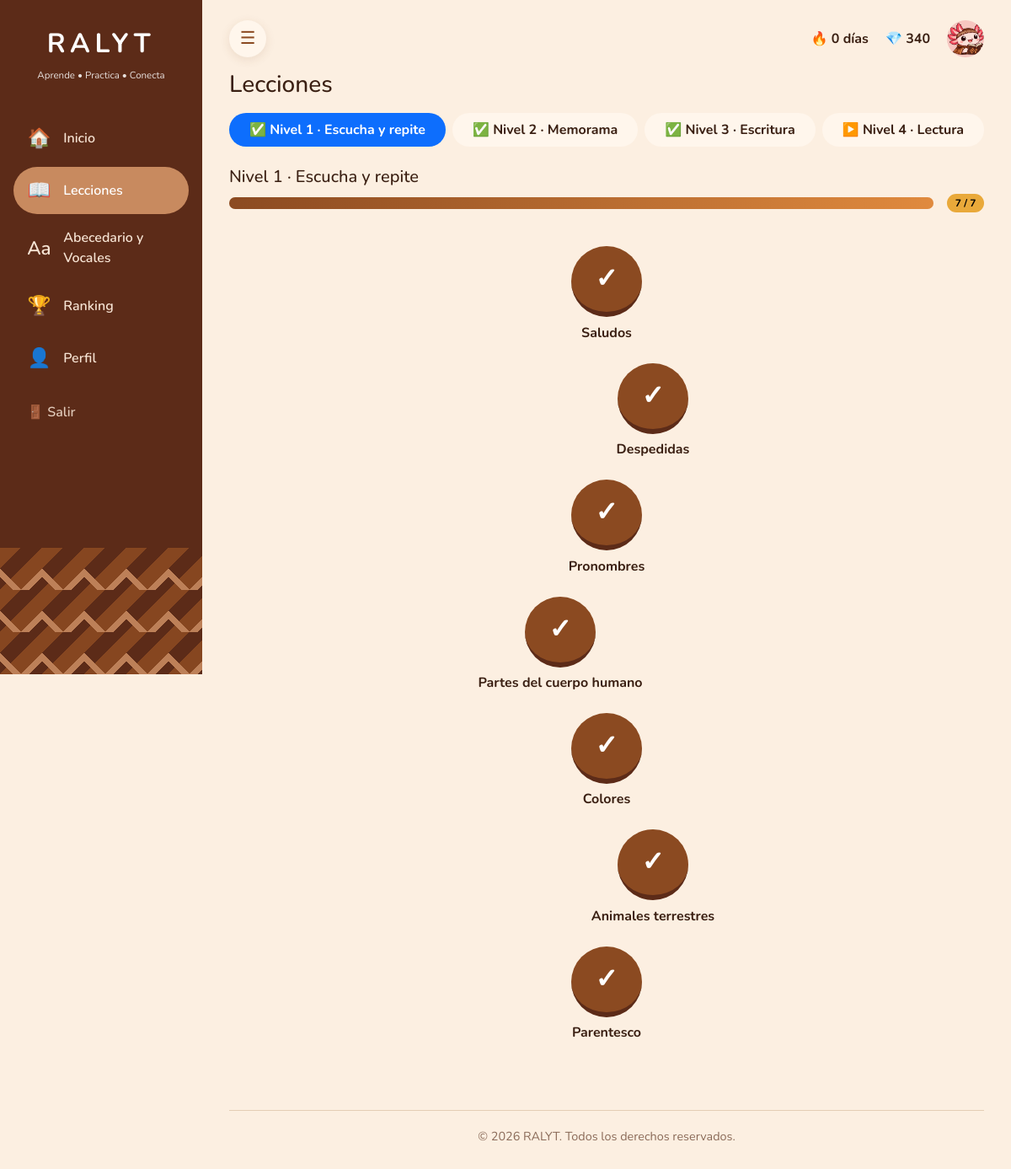
Page /index.php?ruta=lecciones&nivel=1 (signed in) on the earlier database version.
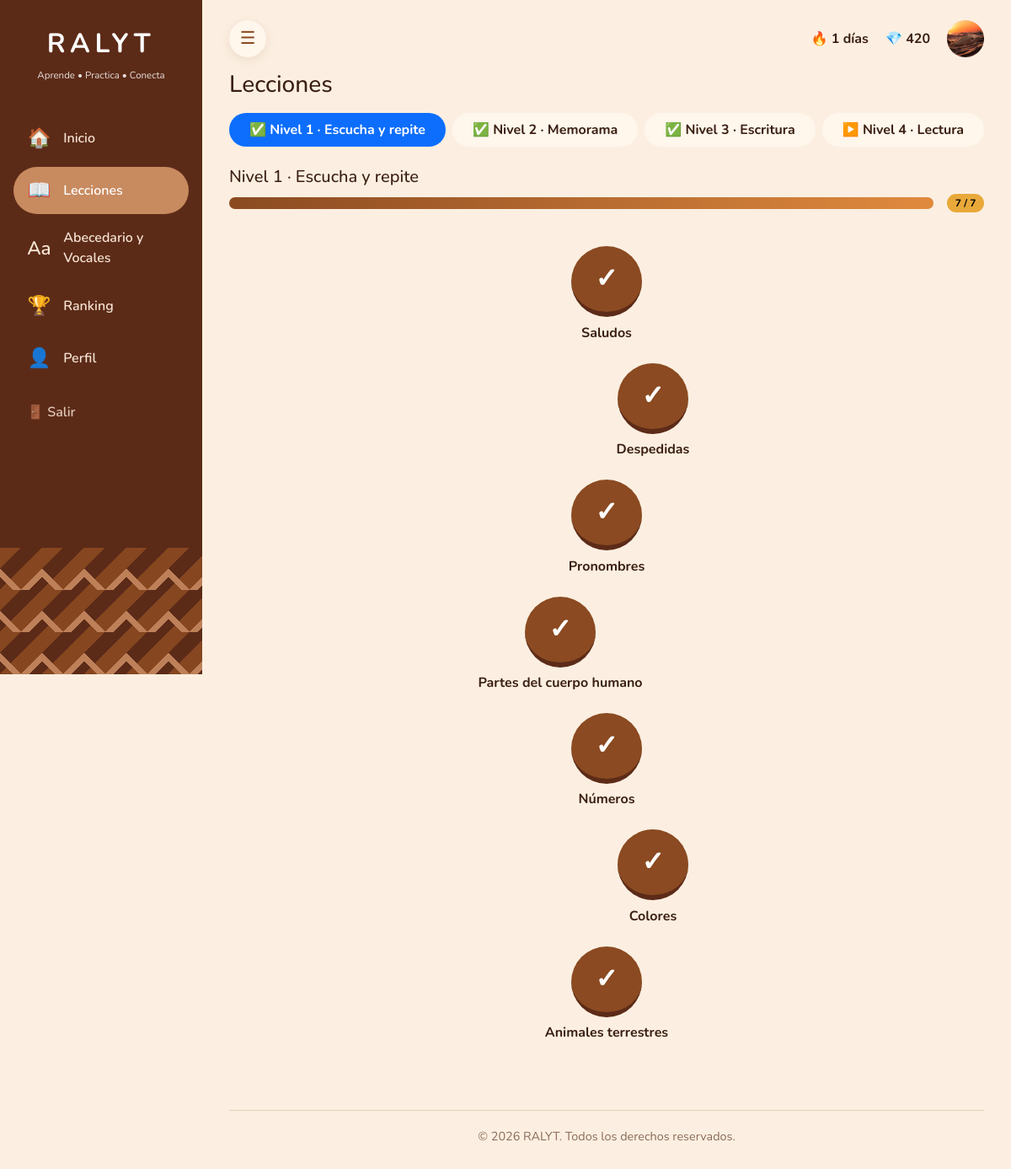
Same page on the later database version.
### tables this page shows
CREATE TABLE `usuarios`  (
  `id` int(10) UNSIGNED NOT NULL AUTO_INCREMENT,
  `nombre` varchar(100) NOT NULL,
  `usuario` varchar(30) NOT NULL,
  `correo` varchar(120) NOT NULL,
  `password_hash` varchar(255) NOT NULL,
  `avatar` varchar(255) NULL DEFAULT NULL,
  `puntos` int(10) UNSIGNED NOT NULL DEFAULT 0,
  `racha` int(10) UNSIGNED NOT NULL DEFAULT 0,
  `ultima_actividad` date NULL DEFAULT NULL,
  `creado_en` timestamp NOT NULL DEFAULT current_timestamp(),
  PRIMARY KEY (`id`) USING BTREE,
  UNIQUE INDEX `uq_usuario`(`usuario`) USING BTREE,
  UNIQUE INDEX `uq_correo`(`correo`) USING BTREE
);

CREATE TABLE `niveles`  (
  `id` tinyint(3) UNSIGNED NOT NULL,
  `nombre` varchar(60) NOT NULL,
  `tipo` enum('escucha','memorama','escritura','lectura') NOT NULL,
  `descripcion` varchar(255) NULL DEFAULT NULL,
  PRIMARY KEY (`id`) USING BTREE
);

CREATE TABLE `lecciones`  (
  `id` int(10) UNSIGNED NOT NULL AUTO_INCREMENT,
  `nivel_id` tinyint(3) UNSIGNED NOT NULL,
  `categoria_id` int(10) UNSIGNED NOT NULL,
  `titulo` varchar(100) NOT NULL,
  `orden` smallint(6) NOT NULL DEFAULT 0,
  PRIMARY KEY (`id`) USING BTREE,
  UNIQUE INDEX `uq_leccion`(`nivel_id`, `categoria_id`) USING BTREE,
  INDEX `fk_lec_cat`(`categoria_id`) USING BTREE,
  CONSTRAINT `fk_lec_cat` FOREIGN KEY (`categoria_id`) REFERENCES `categorias` (`id`) ON DELETE CASCADE ON UPDATE RESTRICT,
  CONSTRAINT `fk_lec_nivel` FOREIGN KEY (`nivel_id`) REFERENCES `niveles` (`id`) ON DELETE CASCADE ON UPDATE RESTRICT
);

### controllers/LeccionesController.php (called while the page is built, shortened)
<?php
class LeccionesController extends Controlador
{
    public function mapa(): void {
        $usuario = $this->usuario();
        $uid     = (int)$usuario['id'];
        $niveles = Nivel::estados($uid);
        $nivel = (int)($_GET['nivel'] ?? 0);
        $aviso = $_SESSION['aviso'] ?? '';
        $nv = $niveles[$nivel];
        if ($nivel < 4) {
            $nodos = array_map(fn($f) => ['href' => url('actividad', ['leccion' => $f['id']]), 'titulo' => $f['titulo'], 'hecha' => (bool)$f['hecha']], Leccion::delNivel($nivel, $uid));
        } else {
            $nodos = array_map(fn($f) => ['href' => url('actividad', ['cuento' => $f['id']]), 'titulo' => $f['titulo'], 'hecha' => (bool)$f['hecha']], Cuento::todos($uid));
        }
        $this->vista('lecciones', [
            'titulo' => 'Lecciones', 'activa' => 'lecciones', 'usuario' => $usuario,
            'niveles' => $niveles, 'nivel' => $nivel, 'nv' => $nv, 'nodos' => $nodos, 'aviso' => $aviso,
            'pct' => $nv['total'] ? (int)round($nv['hechas'] * 100 / $nv['total']) : 0, 'iconos' => self::ICONOS,
        ]);
    }
}

### index.php (called while the page is built, shortened)
<?php
require __DIR__ . '/resources/class/funciones.php';
spl_autoload_register(function (string $clase) {
    foreach (['controllers', 'models', 'resources/class'] as $carpeta) {
        $archivo = __DIR__ . "/$carpeta/$clase.php";
        if (is_file($archivo)) { require $archivo; return; }
    }
});
$rutas = [
    'portada'    => ['InicioController',   'portada'],
    'login'      => ['AuthController',     'login'],
    'registro'   => ['AuthController',     'registro'],
    'logout'     => ['AuthController',     'logout'],
    'inicio'     => ['InicioController',   'index'],
    'lecciones'  => ['LeccionesController', 'mapa'],
    'actividad'  => ['LeccionesController', 'actividad'],
    'completar'  => ['LeccionesController', 'completar'],
    'resultados' => ['LeccionesController', 'resultados'],
    'ranking'    => ['RankingController',  'index'],
    'abecedario' => ['AbecedarioController', 'index'],
    'perfil'     => ['PerfilController',   'index'],
];
$ruta = $_GET['ruta'] ?? (!empty($_SESSION['uid']) ? 'inicio' : 'portada');
[$controlador, $metodo] = $rutas[$ruta];
(new $controlador())->$metodo();

### resources/class/funciones.php (called while the page is built, shortened)
<?php
function h($v): string { return htmlspecialchars((string)$v, ENT_QUOTES, 'UTF-8'); }
function url(string $ruta = '', array $params = []): string {
    $q = $ruta !== '' ? ['ruta' => $ruta] + $params : $params;
    return 'index.php' . ($q ? '?' . http_build_query($q) : '');
}
function u(string $ruta = '', array $params = []): string { return h(url($ruta, $params)); }

### resources/class/Conexion.php (called while the page is built, shortened)
<?php
class Conexion
{
    private static ?PDO $pdo = null;
    public static function get(): PDO
    {
        if (self::$pdo === null) {
            try {
                self::$pdo = new PDO('mysql:host=' . self::HOST . ';dbname=' . self::BD . ';charset=utf8mb4', self::USER, self::PASS, [
                    PDO::ATTR_ERRMODE            => PDO::ERRMODE_EXCEPTION,
                    PDO::ATTR_DEFAULT_FETCH_MODE => PDO::FETCH_ASSOC,
                    PDO::ATTR_EMULATE_PREPARES   => false,
                ]);
            } catch (PDOException $e) {
                http_response_code(500);
                exit('No se pudo conectar a la base de datos "ralyt". Revisa resources/class/Conexion.php y que hayas importado ralyt.sql y ralyt_ajustes.sql.');
            }
        }
        return self::$pdo;
    }
}

### models/Usuario.php (called while the page is built, shortened)
<?php
class Usuario
{
    public static function porId(int $id): ?array {
        $q = Conexion::get()->prepare('SELECT * FROM usuarios WHERE id = ?');
        $q->execute([$id]);
        return $q->fetch() ?: null;
    }
    public static function rachaEfectiva(array $u): int {
        $dias = (new DateTime('today'))->diff(new DateTime($u['ultima_actividad']))->days;
        return $dias <= 1 ? (int)$u['racha'] : 0;
    }
}

### models/Nivel.php (called while the page is built, shortened)
<?php
class Nivel
{
    public static function estados(int $uid): array {
        $db = Conexion::get();
        $niveles = [];
        foreach ($db->query('SELECT id, nombre, tipo FROM niveles ORDER BY id') as $n) {
            $n['total'] = 0; $n['hechas'] = 0;
            $niveles[(int)$n['id']] = $n;
        }
        $q = $db->prepare('SELECT l.nivel_id, COUNT(*) AS total, SUM(COALESCE(p.completada, 0)) AS hechas
                           FROM lecciones l LEFT JOIN progreso p ON p.leccion_id = l.id AND p.usuario_id = ?
                           GROUP BY l.nivel_id');
        $q->execute([$uid]);
        foreach ($q as $f) {
            $niveles[(int)$f['nivel_id']]['total']  = (int)$f['total'];
            $niveles[(int)$f['nivel_id']]['hechas'] = (int)$f['hechas'];
        }
        $niveles[4]['total'] = (int)$db->query('SELECT COUNT(*) FROM cuentos')->fetchColumn();
        $q = $db->prepare('SELECT COUNT(*) FROM cuentos_leidos WHERE usuario_id = ?');
        $q->execute([$uid]);
        $niveles[4]['hechas'] = (int)$q->fetchColumn();
        return $niveles;
    }
}

### models/Leccion.php (called while the page is built, shortened)
<?php
class Leccion
{
    public static function delNivel(int $nivel, int $uid): array {
        $q = Conexion::get()->prepare('SELECT l.id, l.titulo, COALESCE(p.completada, 0) AS hecha
                                       FROM lecciones l LEFT JOIN progreso p ON p.leccion_id = l.id AND p.usuario_id = ?
                                       WHERE l.nivel_id = ? ORDER BY l.orden');
        $q->execute([$uid, $nivel]);
        return $q->fetchAll();
    }
}

### vistas/paginas/lecciones.php (the view, shortened to what the changed rows need)
<h1 class="h3 mb-3">Lecciones</h1>
<div class="nav nav-pills nav-fill flex-column flex-md-row gap-2 mb-4">
  <?php foreach ($niveles as $id => $n): ?>
    <?php if ($n['desbloqueado']): ?>
      <a class="nav-link<?= $id === $nivel ? ' active' : '' ?>" href="<?= u('lecciones',['nivel'=>$id]) ?>"><?= $n['completo'] ? '✅' : '▶️' ?> Nivel <?= $id ?> · <?= h($n['nombre']) ?></a>
    <?php else: ?>
      <span class="nav-link disabled"><img src="resources/imagenes/candado_cerrado.svg" alt="" width="16" class="me-1"> Nivel <?= $id ?> · <?= h($n['nombre']) ?></span>
    <?php endif; ?>
  <?php endforeach; ?>
</div>
<h2 class="h5">Nivel <?= $nivel ?> · <?= h($nv['nombre']) ?></h2>
<div class="d-flex align-items-center gap-3 mb-4">
  <div class="progress flex-grow-1" role="progressbar" aria-label="Avance del nivel"><div class="progress-bar" style="width: <?= $pct ?>%"></div></div>
  <span class="badge text-bg-warning"><?= $nv['hechas'] ?> / <?= $nv['total'] ?></span>
</div>
<?php if (!$nodos): ?>
  <div class="rl-card text-center py-5"><p class="mb-0 text-muted">Todavía no hay <?= $nivel === 4 ? 'cuentos' : 'lecciones' ?> en este nivel.</p></div>
<?php else: ?>
  <div class="rl-ruta">
    <?php foreach ($nodos as $i => $nodo): ?>
      <a class="rl-nodo<?= $nodo['hecha'] ? ' hecho' : '' ?>" href="<?= h($nodo['href']) ?>">
        <span class="circ"><?= $nodo['hecha'] ? '✓' : $iconos[$nv['tipo']] ?></span>
        <span class="tit"><?= h($nodo['titulo']) ?></span>
      </a>
    <?php endforeach; ?>
  </div>
<?php endif; ?>

### vistas/templates/sidebar.php (shortened to what the changed rows need)
<?php
$items = [
    'inicio'     => ['inicio',     '🏠', 'Inicio'],
    'lecciones'  => ['lecciones',  '📖', 'Lecciones'],
    'abecedario' => ['abecedario', 'Aa', 'Abecedario y<br>Vocales'],
    'ranking'    => ['ranking',    '🏆', 'Ranking'],
    'perfil'     => ['perfil',     '👤', 'Perfil'],
];
?>
<div class="rl-layout">
  <aside class="rl-side" id="menuLateral">
    <div class="rl-logo">
      <a href="<?= u('inicio') ?>">
        <p class="nombre">RALYT</p>
        <small>Aprende • Practica • Conecta</small>
      </a>
    </div>
    <nav class="rl-nav" aria-label="Menú principal">
      <?php foreach ($items as $clave => [$href, $ico, $texto]): ?>
        <a href="<?= u($href) ?>"<?= ($activa ?? '') === $clave ? ' class="active" aria-current="page"' : '' ?>><span class="ico"><?= $ico ?></span><span><?= $texto ?></span></a>
      <?php endforeach; ?>
    </nav>
    <a href="<?= u('logout') ?>" class="rl-salir">🚪 Salir</a>
    <div class="rl-pattern" aria-hidden="true"></div>
  </aside>
  <main class="rl-main">

### vistas/templates/topbar.php (shortened to what the changed rows need)
<div class="rl-top mb-3">
  <button type="button" class="rl-toggle" id="btnMenu" aria-controls="menuLateral" aria-expanded="true" aria-label="Ocultar menú">☰</button>
  <span>🔥 <?= Usuario::rachaEfectiva($usuario) ?> días</span>
  <span>💎 <?= (int)$usuario['puntos'] ?></span>
  <a href="<?= u('perfil') ?>" class="rl-avatar" aria-label="Mi perfil"><img src="<?= $usuario['avatar'] ? h($usuario['avatar']) : 'resources/imagenes/ajolote.png' ?>"<?= $usuario['avatar'] ? ' class="avatar-foto"' : '' ?> alt=""></a>
</div>

Differences in the rows shown:
removed lecciones: titulo "Parentesco"
changed usuarios: racha "0" → "1"; puntos "340" → "420"; avatar: picture added
added lecciones: titulo "Números"
